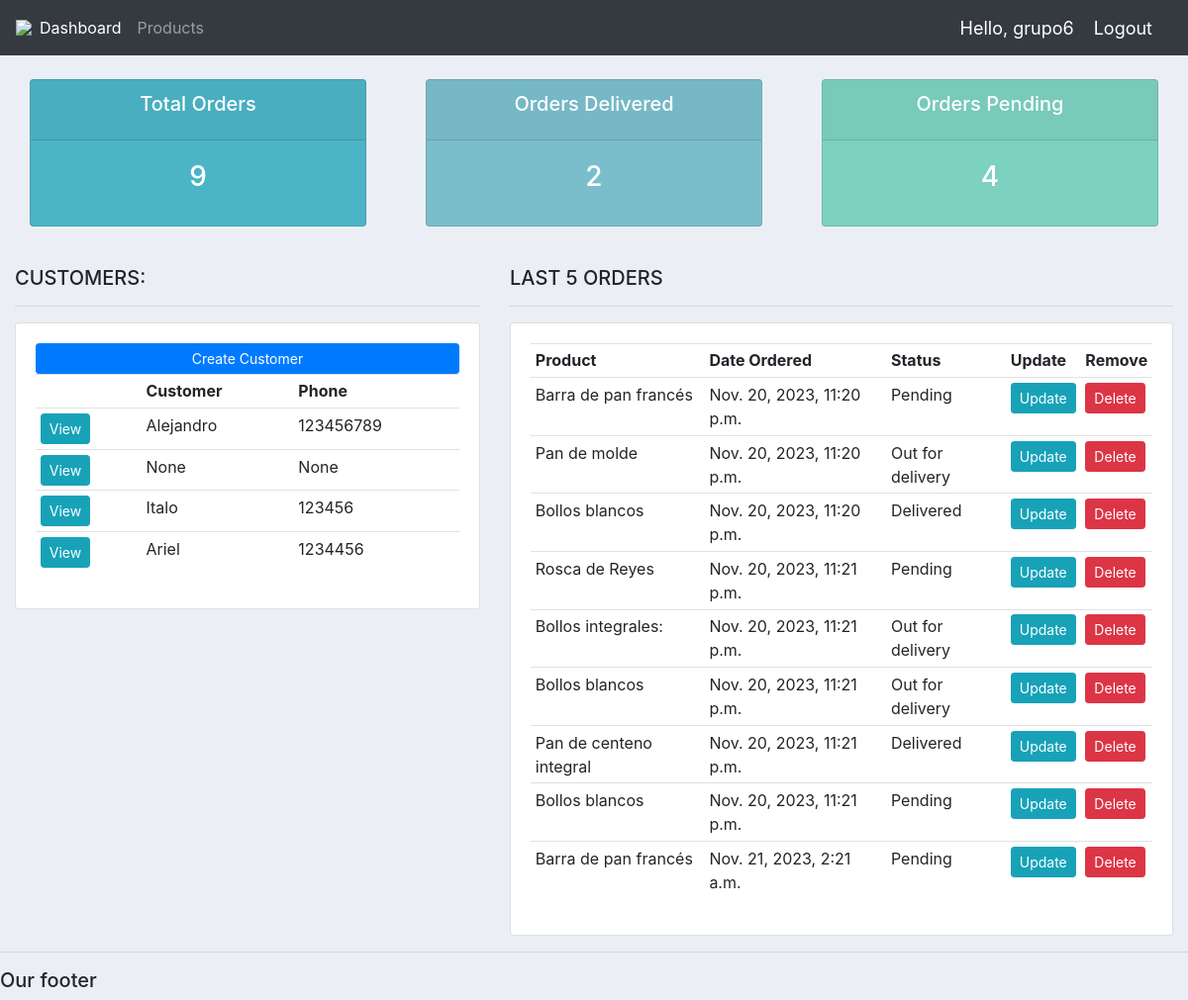
The app's page / (signed in) with its own data.
### accounts/models.py (models this page shows, shortened)
class Customer(models.Model):
	user= models.OneToOneField(User,null=True,on_delete=models.CASCADE)
	name = models.CharField(max_length=200, null=True)
	phone = models.CharField(max_length=200, null=True)
	email = models.CharField(max_length=200, null=True)
	date_created = models.DateTimeField(auto_now_add=True, null=True)

class Order(models.Model):
	STATUS = (
			('Pending', 'Pending'),
			('Out for delivery', 'Out for delivery'),
			('Delivered', 'Delivered'),
			)
	customer = models.ForeignKey(Customer, null=True, on_delete= models.SET_NULL)
	product = models.ForeignKey(Product, null=True, on_delete= models.SET_NULL)
	date_created = models.DateTimeField(auto_now_add=True, null=True)
	status = models.CharField(max_length=200, null=True, choices=STATUS)
	note=models.CharField(max_length=1000, null=True)

class Product(models.Model):
	CATEGORY = (
    ('Pan Blanco', 'Pan Blanco'),
    ('Pan Integral', 'Pan Integral'),
    ('Pan Dulce', 'Pan Dulce'),
    ('Repostería', 'Repostería'),
    ('Galletas y Snacks', 'Galletas y Snacks'),
)
	name = models.CharField(max_length=200, null=True)
	price = models.FloatField(null=True)
	category = models.CharField(max_length=200, null=True, choices=CATEGORY)
	description = models.CharField(max_length=200, null=True, blank=True)
	date_created = models.DateTimeField(auto_now_add=True, null=True)
	tags = models.ManyToManyField(Tag)
	def __str__(self):
		return self.name

### accounts/decorators.py (the view)
    def wrapper_func(request, *args, **kwargs):
        group = None
        if request.user.groups.exists():
            group = request.user.groups.all()[0].name
        if group =='customer':
            return redirect('user-page')
        if group=='admin':
            return view_func(request,*args,**kwargs)

### accounts/views.py (called while the page is built)
@login_required(login_url='login')
@admin_only
def home(request):
    orders=Order.objects.all()
    customers=Customer.objects.all()
    total_customers=customers.count()
    total_orders=orders.count()
    delivered=orders.filter(status='Delivered').count()
    pending=orders.filter(status='Pending').count()
    context={'orders':orders,'customers':customers,
             'total_orders':total_orders,'delivered':delivered,
             'pending':pending}
    return render(request, 'accounts/dashboard.html',context)

### accounts/templates/accounts/dashboard.html
{%  extends 'accounts/main.html' %}
{% block content %}
{%  include 'accounts/status.html' %}
<br>
<div class="row">
	<div class="col-md-5">
		<h5>CUSTOMERS:</h5>
		<hr>
		<div class="card card-body">
			<a class="btn btn-primary  btn-sm btn-block" href="">Create Customer</a>
			<table class="table table-sm">
				<tr>
					<th></th>
					<th>Customer</th>
					<th>Phone</th>
				</tr>
				{% for customer in customers %}
					<tr>
						<td><a class="btn btn-sm btn-info" href="{% url 'customer' customer.id %}">View</a></td>
						<td>{{customer.name}}</td>
						<td>{{customer.phone}}</td>
					</tr>
				{% endfor %}
			</table>
		</div>
	</div>
	<div class="col-md-7">
		<h5>LAST 5 ORDERS</h5>
		<hr>
		<div class="card card-body">
			<table class="table table-sm">
				<tr>
					<th>Product</th>
					<th>Date Ordered</th>
					<th>Status</th>
					<th>Update</th>
					<th>Remove</th>
				</tr>
				{% for order in orders %}
					<tr>
						<td>{{order.product}}</td>
						<td>{{order.date_created}}</td>
						<td>{{order.status}}</td>
						<td><a class="btn btn-sm btn-info" href="{% url 'update_order' order.id %}">Update</a></td>
						<td><a class="btn btn-sm btn-danger" href="{% url 'delete_order' order.id %}">Delete</a></td>
					</tr>
				{% endfor %}
			</table>
		</div>
	</div>
</div>
{% endblock %}

### accounts/templates/accounts/main.html (shortened to what this page needs)
{% load static %}
<!DOCTYPE html>
<html>
<head>
	<link rel="stylesheet" href="https://stackpath.bootstrapcdn.com/bootstrap/4.3.1/css/bootstrap.min.css">
    <link rel="stylesheet" type="text/css" href="{% static 'css/main.css' %}">
</head>
<body>
	{%  include 'accounts/navbar.html' %}
	<div class="container-fluid">
	{% block content %}
	{% endblock %}
    </div>
	<hr>
	<h5>Our footer</h5>
</body>
</html>

### accounts/templates/accounts/navbar.html (shortened to what this page needs)
{% load static %}
<nav class="navbar navbar-expand-lg navbar-dark bg-dark">
 <img src="{% static 'images/logo.png' %}">
  <div class="collapse navbar-collapse" id="navbarNav">
    <ul class="navbar-nav">
      {% if request.user.is_staff %}
      <li class="nav-item active">
        <a class="nav-link" href="{% url 'home' %}">Dashboard</a>
      </li>
      <li class="nav-item">
        <a class="nav-link" href="{% url 'products' %}">Products</a>
      </li>
      {% endif %}
    </ul>
  </div>
  <span class="hello-msg">Hello, {{request.user}}</span>
  <span ><a  class="hello-msg" href="{% url 'logout' %}">Logout</a></span>
</nav>

### accounts/templates/accounts/status.html
<br />
<div class="row">
  <div class="col">
    <div class="col-md">
      <div class="card text-center text-white mb-3" id="total-orders">
        <div class="card-header">
          <h5 class="card-title">Total Orders</h5>
        </div>
        <div class="card-body">
          <h3 class="card-title">{{total_orders}}</h3>
        </div>
      </div>
    </div>
  </div>
  <div class="col">
    <div class="col-md">
      <div class="card text-center text-white mb-3" id="orders-delivered">
        <div class="card-header">
          <h5 class="card-title">Orders Delivered</h5>
        </div>
        <div class="card-body">
          <h3 class="card-title">{{delivered}}</h3>
        </div>
      </div>
    </div>
  </div>
  <div class="col">
    <div class="col-md">
      <div class="card text-center text-white mb-3" id="orders-pending">
        <div class="card-header">
          <h5 class="card-title">Orders Pending</h5>
        </div>
        <div class="card-body">
          <h3 class="card-title">{{pending}}</h3>
        </div>
      </div>
    </div>
  </div>
</div>

### static/css/main.css (style rules this page uses)
body { background-color: #ebeff5; }
#total-orders { background-color: #4cb4c7; }
#orders-delivered { background-color: #7abecc; }
#orders-pending { background-color: #7CD1C0; }

### accounts/templates/accounts/navbar.html (style rules this page uses)
.hello-msg { font-size: 18px; color: #fff; margin-right: 20px; }

### records on screen
Customer: name "Alejandro", phone "123456789"
Customer: name "None", phone "None"
Customer: name "Italo", phone "123456"
Customer: name "Ariel", phone "1234456"
Order: product "Barra de pan francés", date_created "Nov. 20, 2023, 11:20 p.m.", status "Pending"
Order: product "Pan de molde", date_created "Nov. 20, 2023, 11:20 p.m.", status "Out for delivery"
Order: product "Bollos blancos", date_created "Nov. 20, 2023, 11:20 p.m.", status "Delivered"
Order: product "Rosca de Reyes", date_created "Nov. 20, 2023, 11:21 p.m.", status "Pending"
Order: product "Bollos integrales:", date_created "Nov. 20, 2023, 11:21 p.m.", status "Out for delivery"
Order: product "Bollos blancos", date_created "Nov. 20, 2023, 11:21 p.m.", status "Out for delivery"
Order: product "Pan de centeno integral", date_created "Nov. 20, 2023, 11:21 p.m.", status "Delivered"
Order: product "Bollos blancos", date_created "Nov. 20, 2023, 11:21 p.m.", status "Pending"
Order: product "Barra de pan francés", date_created "Nov. 21, 2023, 2:21 a.m.", status "Pending"

### other values on screen
{{ request.user }} "grupo6"
{{ total_orders }} "9"
{{ delivered }} "2"
{{ pending }} "4"
